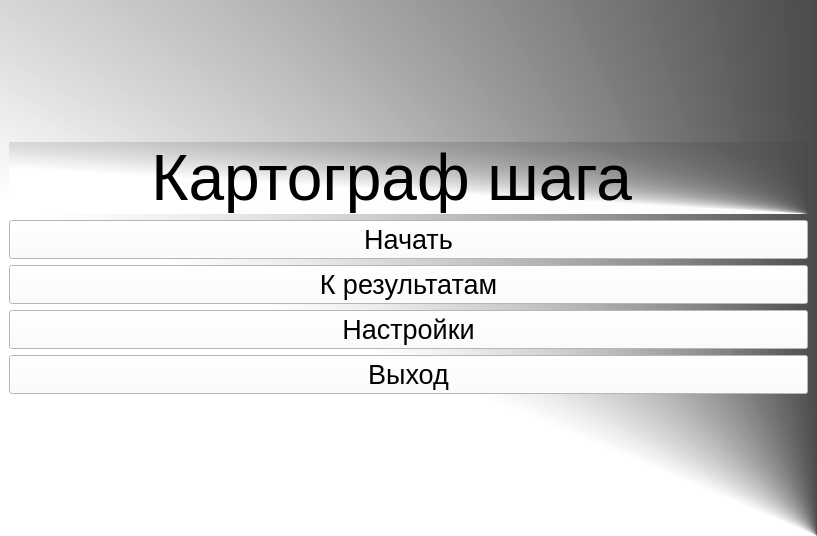
<?xml version="1.0" encoding="UTF-8"?>
<ui version="4.0">
 <class>MainWindow</class>
 <widget class="QMainWindow" name="MainWindow">
  <property name="geometry">
   <rect>
    <x>0</x>
    <y>0</y>
    <width>817</width>
    <height>536</height>
   </rect>
  </property>
  <property name="windowTitle">
   <string>MainWindow</string>
  </property>
  <property name="styleSheet">
   <string notr="true">background-color: qconicalgradient(cx:1, cy:1, angle:0, stop:0.181818 rgba(0, 0, 0, 255), stop:0.409091 rgba(255, 255, 255, 250));</string>
  </property>
  <widget class="QWidget" name="centralwidget">
   <layout class="QVBoxLayout" name="verticalLayout_2">
    <item>
     <spacer name="verticalSpacer_2">
      <property name="orientation">
       <enum>Qt::Vertical</enum>
      </property>
      <property name="sizeHint" stdset="0">
       <size>
        <width>20</width>
        <height>40</height>
       </size>
      </property>
     </spacer>
    </item>
    <item>
     <widget class="QLabel" name="label">
      <property name="font">
       <font>
        <pointsize>48</pointsize>
       </font>
      </property>
      <property name="styleSheet">
       <string notr="true">color: rgb(0, 0, 0);</string>
      </property>
      <property name="text">
       <string>        Картограф шага</string>
      </property>
     </widget>
    </item>
    <item>
     <layout class="QVBoxLayout" name="verticalLayout" stretch="0,0,0,0">
      <item>
       <widget class="QPushButton" name="pushButton">
        <property name="font">
         <font>
          <pointsize>20</pointsize>
         </font>
        </property>
        <property name="styleSheet">
         <string notr="true">background-color: rgb(255, 255, 255);</string>
        </property>
        <property name="text">
         <string>Начать</string>
        </property>
       </widget>
      </item>
      <item>
       <widget class="QPushButton" name="pushButton_5">
        <property name="font">
         <font>
          <pointsize>20</pointsize>
         </font>
        </property>
        <property name="styleSheet">
         <string notr="true">background-color: rgb(255, 255, 255);</string>
        </property>
        <property name="text">
         <string>К результатам</string>
        </property>
       </widget>
      </item>
      <item>
       <widget class="QPushButton" name="pushButton_4">
        <property name="font">
         <font>
          <pointsize>20</pointsize>
         </font>
        </property>
        <property name="styleSheet">
         <string notr="true">background-color: rgb(255, 255, 255);</string>
        </property>
        <property name="text">
         <string>Настройки</string>
        </property>
       </widget>
      </item>
      <item>
       <widget class="QPushButton" name="pushButton_3">
        <property name="font">
         <font>
          <pointsize>20</pointsize>
         </font>
        </property>
        <property name="styleSheet">
         <string notr="true">background-color: rgb(255, 255, 255);</string>
        </property>
        <property name="text">
         <string>Выход</string>
        </property>
       </widget>
      </item>
     </layout>
    </item>
    <item>
     <spacer name="verticalSpacer">
      <property name="orientation">
       <enum>Qt::Vertical</enum>
      </property>
      <property name="sizeHint" stdset="0">
       <size>
        <width>20</width>
        <height>40</height>
       </size>
      </property>
     </spacer>
    </item>
   </layout>
  </widget>
 </widget>
 <resources/>
 <connections/>
</ui>
